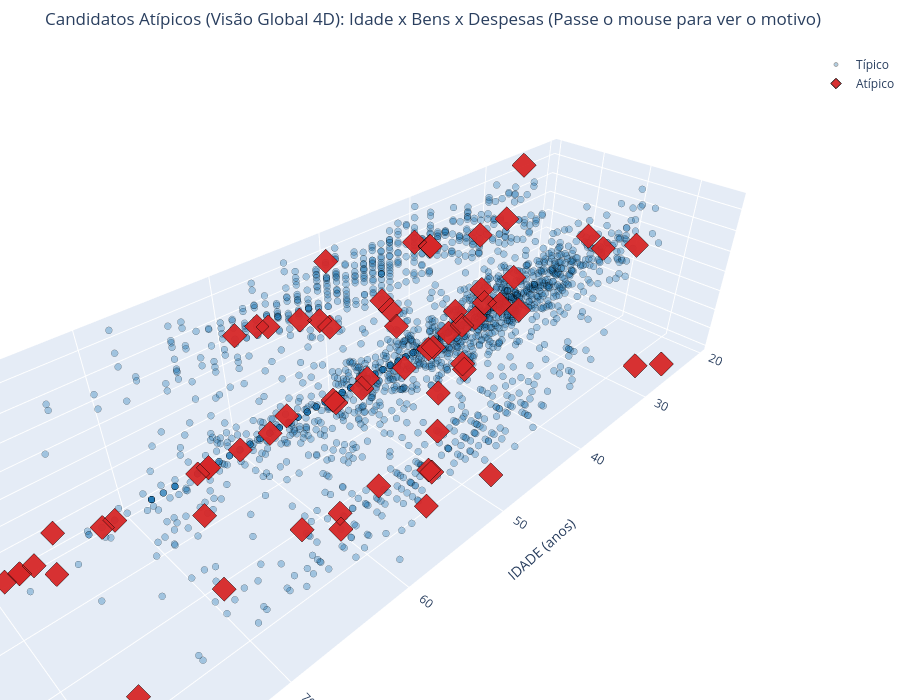

The code cell stored with this chart in its notebook:
### Markdown cell above
### O mesmo recorte, em 3D — e a explicação dos pontos que parecem "no meio"

> [!IMPORTANT]
> **Por que alguns pontos atípicos parecem estar misturados "no meio" da nuvem 3D?**  
> O modelo Isolation Forest operou simultaneamente em **4 dimensões** (`IDADE`, `ANOS_ESTUDO`, `Total_Bens_Log`, `Total_Despesas_Contratadas_Log`). No entanto, o gráfico 3D abaixo plota apenas 3 eixos espaciais (`IDADE`, `Total_Bens_Log` e `Total_Despesas_Contratadas_Log`).
>
> A **4ª dimensão (`ANOS_ESTUDO` / Escolaridade)** não possui um eixo geométrico no espaço 3D!  
> Como consequência, candidatos como **Tiririca (CE)**, **Ubirajara É Show Papai (CE)** e **Ditinho Avivip (BA)** possuem patrimônio, idade e despesas perfeitamente compatíveis com os demais candidatos, mas têm **apenas 1 a 4 anos de estudo (Lê e Escreve ou Fundamental Incompleto)** num ecossistema onde a imensa maioria possui Ensino Superior ($z = -4$ e $-5$). No gráfico 3D, eles são projetados no meio da nuvem, mas no espaço 4D real estão totalmente isolados no chão da escolaridade!
>
> 👉 **Passe o mouse sobre os pontos vermelhos:** o tooltip diagnóstico exibe o campo **"🚨 Motivo do Isolamento"**, informando exatamente qual variável causou a atipicidade do candidato!

### Code cell
cores_iso = {'Típico': '#1f77b4', 'Atípico': '#d62728'}

fig3d = go.Figure()
for status, cor in cores_iso.items():
    sub = df_cluster[df_cluster['anomalia_global'] == status]
    
    customdata = np.stack((
        sub['NM_URNA_CANDIDATO'],
        sub['SG_UF'],
        sub['cluster'],
        sub['anomalia_global'],
        sub['score_global'],
        sub['motivo_global'],
        sub['DS_GRAU_INSTRUCAO'],
        sub['ANOS_ESTUDO'],
        sub['Total_Bens'].map(lambda x: f"R$ {x:,.0f}".replace(',', 'X').replace('.', ',').replace('X', '.')),
        sub['Total_Despesas_Contratadas'].map(lambda x: f"R$ {x:,.0f}".replace(',', 'X').replace('.', ',').replace('X', '.'))
    ), axis=-1)

    fig3d.add_trace(go.Scatter3d(
        x=sub['IDADE'], y=sub['Total_Bens_Log'], z=sub['Total_Despesas_Contratadas_Log'],
        mode='markers', name=status,
        customdata=customdata,
        marker=dict(
            size=4 if status == 'Típico' else 8,
            color=cor,
            symbol='circle' if status == 'Típico' else 'diamond',
            opacity=0.35 if status == 'Típico' else 0.95,
            line=dict(width=1, color='black'),
        ),
        hovertemplate=(
            '<b>%{customdata[0]} (%{customdata[1]}) — %{customdata[2]}</b><br>' +
            '<b>Status:</b> %{customdata[3]} (Score: %{customdata[4]:.3f})<br>' +
            '<b>🚨 Motivo do Isolamento:</b> %{customdata[5]}<br>' +
            '----------------------------------------<br>' +
            '<b>Idade:</b> %{x} anos<br>' +
            '<b>Escolaridade:</b> %{customdata[6]} (%{customdata[7]} anos)<br>' +
            '<b>Bens Declarados:</b> %{customdata[8]}<br>' +
            '<b>Despesas Contratadas:</b> %{customdata[9]}<extra></extra>'
        )
    ))

fig3d.update_layout(
    scene=dict(
        xaxis_title='IDADE (anos)',
        yaxis_title='Total_Bens_Log',
        zaxis_title='Total_Despesas_Contratadas_Log'
    ),
    title=f'Candidatos Atípicos (Visão Global 4D): Idade x Bens x Despesas (Passe o mouse para ver o motivo)',
    height=700, margin=dict(l=0, r=0, b=0, t=50),
)
fig3d.show()

### Figure 1 — Plotly figure (JSON) as saved in the notebook; plotly's stock layout.template omitted (floating-point values rounded to 4 significant figures; data arrays with more than 128 entries replaced by an {"elided": "..."} marker saying what was removed)
{"data": [{"customdata": {"elided": "2123x10 mixed values"}, "hovertemplate": "<b>%{customdata[0]} (%{customdata[1]}) — %{customdata[2]}</b><br><b>Status:</b> %{customdata[3]} (Score: %{customdata[4]:.3f})<br><b>🚨 Motivo do Isolamento:</b> %{customdata[5]}<br>----------------------------------------<br><b>Idade:</b> %{x} anos<br><b>Escolaridade:</b> %{customdata[6]} (%{customdata[7]} anos)<br><b>Bens Declarados:</b> %{customdata[8]}<br><b>Despesas Contratadas:</b> %{customdata[9]}<extra></extra>", "marker": {"color": "#1f77b4", "line": {"color": "black", "width": 1}, "opacity": 0.35, "size": 4, "symbol": "circle"}, "mode": "markers", "name": "Típico", "type": "scatter3d", "x": {"elided": "2123 int values"}, "y": {"elided": "2123 float values"}, "z": {"elided": "2123 float values"}}, {"customdata": {"elided": "66x10 mixed values"}, "hovertemplate": "<b>%{customdata[0]} (%{customdata[1]}) — %{customdata[2]}</b><br><b>Status:</b> %{customdata[3]} (Score: %{customdata[4]:.3f})<br><b>🚨 Motivo do Isolamento:</b> %{customdata[5]}<br>----------------------------------------<br><b>Idade:</b> %{x} anos<br><b>Escolaridade:</b> %{customdata[6]} (%{customdata[7]} anos)<br><b>Bens Declarados:</b> %{customdata[8]}<br><b>Despesas Contratadas:</b> %{customdata[9]}<extra></extra>", "marker": {"color": "#d62728", "line": {"color": "black", "width": 1}, "opacity": 0.95, "size": 8, "symbol": "diamond"}, "mode": "markers", "name": "Atípico", "type": "scatter3d", "x": [59, 27, 64, 55, 47, 55, 72, 46, 59, 38, 78, 57, 70, 61, 28, 47, 54, 63, 62, 56, 48, 77, 27, 51, 53, 63, 50, 43, 60, 71, 31, 46, 52, 78, 78, 40, 59, 38, 50, 25, 47, 42, 56, 62, 57, 60, 77, 35, 57, 79, 25, 33, 51, 51, 53, 27, 31, 44, 26, 48, 50, 79, 49, 45, 28, 69], "y": [11.0, 16.12, 0.0, 16.65, 16.51, 10.92, 0.0, 12.78, 11.29, 0.0, 0.0, 0.0, 12.21, 13.5, 9.798, 9.616, 14.97, 0.0, 9.904, 14.6, 16.17, 0.0, 0.0, 12.71, 13.88, 0.0, 0.0, 0.0, 0.0, 0.0, 0.0, 0.0, 9.862, 12.42, 0.0, 0.0, 0.0, 0.0, 11.59, 17.69, 11.9, 12.26, 0.0, 10.31, 0.0, 12.24, 13.82, 0.0, 11.62, 14.97, 0.0, 0.0, 0.0, 12.37, 0.0, 0.0, 0.0, 0.0, 13.48, 12.92, 0.0, 0.0, 12.65, 11.68, 11.43, 10.82], "z": [0.0, 0.0, 0.0, 11.82, 14.5, 0.0, 0.0, 13.15, 10.33, 10.43, 0.0, 10.37, 8.517, 12.78, 11.36, 0.0, 0.0, 0.0, 10.12, 13.25, 0.0, 0.0, 0.0, 0.0, 12.93, 0.0, 7.245, 5.969, 0.0, 0.0, 0.0, 0.0, 12.51, 13.22, 0.0, 11.51, 10.43, 10.46, 10.63, 0.0, 7.893, 13.49, 9.893, 0.0, 0.0, 0.0, 0.0, 0.0, 10.61, 13.16, 14.47, 0.0, 8.294, 0.0, 9.209, 9.599, 9.21, 7.314, 11.06, 8.372, 13.27, 0.0, 13.63, 13.39, 10.73, 0.0]}], "layout": {"height": 700, "margin": {"b": 0, "l": 0, "r": 0, "t": 50}, "scene": {"xaxis": {"title": {"text": "IDADE (anos)"}}, "yaxis": {"title": {"text": "Total_Bens_Log"}}, "zaxis": {"title": {"text": "Total_Despesas_Contratadas_Log"}}}, "title": {"text": "Candidatos Atípicos (Visão Global 4D): Idade x Bens x Despesas (Passe o mouse para ver o motivo)"}}}
